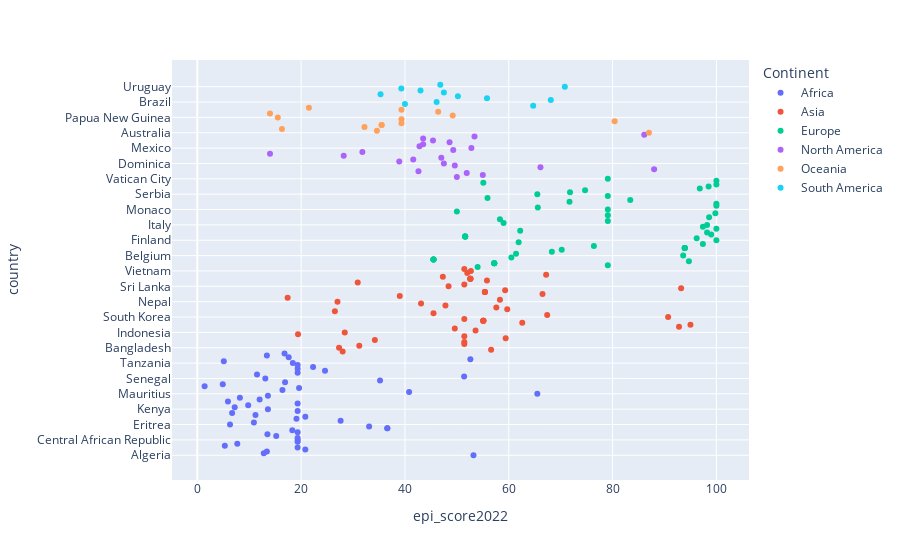

Notebook code cell kept with this figure:
### Code cell
fig = px.scatter(data, x="epi_score2022", y="country", color="Continent", hover_data=['epi_score2022'])
fig.show()

### Figure 1 — Plotly figure (JSON) as saved in the notebook; plotly's stock layout.template omitted (floating-point values rounded to 4 significant figures)
{"data": [{"hovertemplate": "Continent=Africa<br>epi_score2022=%{x}<br>country=%{y}<extra></extra>", "legendgroup": "Africa", "marker": {"color": "#636efa", "symbol": "circle"}, "mode": "markers", "name": "Africa", "orientation": "h", "showlegend": true, "type": "scatter", "x": [53.2, 12.8, 13.4, 20.8, 19.33, 5.3, 7.7, 19.33, 19.33, 19.33, 15.2, 13.5, 19.33, 18.3, 36.6, 36.6, 33.1, 6.3, 10.9, 27.6, 19.1, 20.8, 11.2, 6.7, 19.33, 13.6, 7.2, 9.8, 19.33, 5.9, 12, 8.2, 13.6, 65.5, 40.8, 16.4, 19.6, 1.4, 4.9, 16.9, 35.2, 13.1, 51.4, 11.5, 19.33, 24.6, 19.33, 22.3, 19.33, 18.4, 5.1, 52.6, 17.6, 13.4, 16.8], "xaxis": "x", "y": ["Algeria", "Angola", "Benin", "Botswana", "Burkina", "Burundi", "Cameroon", "Cape Verde", "Central African Republic", "Chad", "Comoros", "Congo", "Congo, Democratic Republic of", "Djibouti", "Egypt", "Egypt", "Equatorial Guinea", "Eritrea", "Ethiopia", "Gabon", "Gambia", "Ghana", "Guinea", "Guinea-Bissau", "Ivory Coast", "Kenya", "Lesotho", "Liberia", "Libya", "Madagascar", "Malawi", "Mali", "Mauritania", "Mauritius", "Morocco", "Mozambique", "Namibia", "Niger", "Nigeria", "Rwanda", "Sao Tome and Principe", "Senegal", "Seychelles", "Sierra Leone", "Somalia", "South Africa", "South Sudan", "Sudan", "Swaziland", "Tanzania", "Togo", "Tunisia", "Uganda", "Zambia", "Zimbabwe"], "yaxis": "y"}, {"hovertemplate": "Continent=Asia<br>epi_score2022=%{x}<br>country=%{y}<extra></extra>", "legendgroup": "Asia", "marker": {"color": "#EF553B", "symbol": "circle"}, "mode": "markers", "name": "Asia", "orientation": "h", "showlegend": true, "type": "scatter", "x": [28, 56.6, 27.3, 31.2, 51.43, 51.43, 34.2, 59.4, 51.43, 19.4, 28.4, 53.6, 49.6, 92.8, 95, 62.6, 55.1, 55.1, 55.1, 55.1, 51.43, 90.7, 67.4, 45.5, 26.5, 59.7, 57.6, 47.8, 43.1, 27, 58.3, 17.4, 39, 66.5, 55.4, 55.4, 55.4, 59.3, 93.2, 48.4, 51.43, 30.9, 55.8, 52.6, 52.6, 52.6, 52.6, 47.3, 67.2, 52, 52.7, 51.43], "xaxis": "x", "y": ["Afghanistan", "Bahrain", "Bangladesh", "Bhutan", "Brunei", "Burma (Myanmar)", "Cambodia", "China", "East Timor", "India", "Indonesia", "Iran", "Iraq", "Israel", "Japan", "Jordan", "Kazakhstan", "Kazakhstan", "Kazakhstan", "Kazakhstan", "North Korea", "South Korea", "Kuwait", "Kyrgyzstan", "Laos", "Lebanon", "Malaysia", "Maldives", "Mongolia", "Nepal", "Oman", "Pakistan", "Philippines", "Qatar", "Russia", "Russia", "Russia", "Saudi Arabia", "Singapore", "Sri Lanka", "Syria", "Tajikistan", "Thailand", "Turkey", "Turkey", "Turkey", "Turkey", "Turkmenistan", "United Arab Emirates", "Uzbekistan", "Vietnam", "Yemen"], "yaxis": "y"}, {"hovertemplate": "Continent=Europe<br>epi_score2022=%{x}<br>country=%{y}<extra></extra>", "legendgroup": "Europe", "marker": {"color": "#00cc96", "symbol": "circle"}, "mode": "markers", "name": "Europe", "orientation": "h", "showlegend": true, "type": "scatter", "x": [54, 79.09, 57.2, 57.2, 57.2, 57.2, 94.7, 45.5, 45.5, 45.5, 45.5, 60.5, 93.6, 61.4, 68.3, 70.2, 93.9, 93.9, 93.9, 93.9, 76.4, 97.4, 61.9, 100, 96.2, 51.6, 51.6, 51.6, 51.6, 99, 98.2, 62.2, 100, 97.4, 98.2, 59, 79.09, 58.3, 98.6, 79.09, 99.8, 50, 79.09, 65.6, 100, 100, 71.7, 83.4, 55.9, 79.09, 65.5, 71.8, 74.7, 96.8, 98.5, 100, 55.1, 100, 79.09], "xaxis": "x", "y": ["Albania", "Andorra", "Armenia", "Armenia", "Armenia", "Armenia", "Austria", "Azerbaijan", "Azerbaijan", "Azerbaijan", "Azerbaijan", "Belarus", "Belgium", "Bosnia and Herzegovina", "Bulgaria", "Croatia", "Cyprus", "Cyprus", "Cyprus", "Cyprus", "Czech Republic", "Denmark", "Estonia", "Finland", "France", "Georgia", "Georgia", "Georgia", "Georgia", "Germany", "Greece", "Hungary", "Iceland", "Ireland", "Italy", "Latvia", "Liechtenstein", "Lithuania", "Luxembourg", "Macedonia", "Malta", "Moldova", "Monaco", "Montenegro", "Netherlands", "Norway", "Poland", "Portugal", "Romania", "San Marino", "Serbia", "Slovakia", "Slovenia", "Spain", "Sweden", "Switzerland", "Ukraine", "United Kingdom", "Vatican City"], "yaxis": "y"}, {"hovertemplate": "Continent=North America<br>epi_score2022=%{x}<br>country=%{y}<extra></extra>", "legendgroup": "North America", "marker": {"color": "#ab63fa", "symbol": "circle"}, "mode": "markers", "name": "North America", "orientation": "h", "showlegend": true, "type": "scatter", "x": [50, 55, 51.9, 42.6, 88, 66.1, 49.6, 47.5, 38.9, 41.6, 47, 28.2, 14, 31.8, 49.3, 52.8, 42.8, 43.5, 48.59, 45.4, 43.5, 53.4, 86.1], "xaxis": "x", "y": ["Antigua and Barbuda", "Bahamas", "Barbados", "Belize", "Canada", "Costa Rica", "Cuba", "Dominica", "Dominican Republic", "El Salvador", "Grenada", "Guatemala", "Haiti", "Honduras", "Jamaica", "Mexico", "Nicaragua", "Panama", "Saint Kitts and Nevis", "Saint Lucia", "Saint Vincent and the Grenadines", "Trinidad and Tobago", "United States"], "yaxis": "y"}, {"hovertemplate": "Continent=Oceania<br>epi_score2022=%{x}<br>country=%{y}<extra></extra>", "legendgroup": "Oceania", "marker": {"color": "#FFA15A", "symbol": "circle"}, "mode": "markers", "name": "Oceania", "orientation": "h", "showlegend": true, "type": "scatter", "x": [87, 34.6, 16.3, 32.2, 35.5, 35.5, 39.33, 80.4, 39.33, 15.5, 49.2, 14, 46.4, 39.33, 21.5], "xaxis": "x", "y": ["Australia", "Fiji", "Kiribati", "Marshall Islands", "Micronesia", "Micronesia", "Nauru", "New Zealand", "Palau", "Papua New Guinea", "Samoa", "Solomon Islands", "Tonga", "Tuvalu", "Vanuatu"], "yaxis": "y"}, {"hovertemplate": "Continent=South America<br>epi_score2022=%{x}<br>country=%{y}<extra></extra>", "legendgroup": "South America", "marker": {"color": "#19d3f3", "symbol": "circle"}, "mode": "markers", "name": "South America", "orientation": "h", "showlegend": true, "type": "scatter", "x": [64.7, 40, 46.1, 68.1, 55.8, 50.2, 35.3, 47.5, 43, 39.3, 70.8, 46.8], "xaxis": "x", "y": ["Argentina", "Bolivia", "Brazil", "Chile", "Colombia", "Ecuador", "Guyana", "Paraguay", "Peru", "Suriname", "Uruguay", "Venezuela"], "yaxis": "y"}], "layout": {"legend": {"title": {"text": "Continent"}, "tracegroupgap": 0}, "margin": {"t": 60}, "xaxis": {"anchor": "y", "domain": [0, 1], "title": {"text": "epi_score2022"}}, "yaxis": {"anchor": "x", "domain": [0, 1], "title": {"text": "country"}}}}
